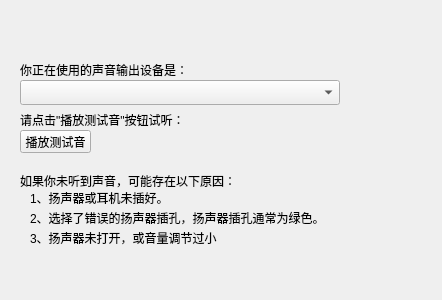
<?xml version="1.0" encoding="UTF-8"?>
<ui version="4.0">
 <class>SpekerTestWdg</class>
 <widget class="QWidget" name="SpekerTestWdg">
  <property name="geometry">
   <rect>
    <x>0</x>
    <y>0</y>
    <width>442</width>
    <height>300</height>
   </rect>
  </property>
  <property name="windowTitle">
   <string>SpekerTestWdg</string>
  </property>
  <widget class="QLabel" name="backLabel">
   <property name="geometry">
    <rect>
     <x>0</x>
     <y>0</y>
     <width>442</width>
     <height>300</height>
    </rect>
   </property>
   <property name="text">
    <string/>
   </property>
  </widget>
  <widget class="QLabel" name="label">
   <property name="geometry">
    <rect>
     <x>20</x>
     <y>60</y>
     <width>400</width>
     <height>20</height>
    </rect>
   </property>
   <property name="text">
    <string>你正在使用的声音输出设备是：</string>
   </property>
  </widget>
  <widget class="QComboBox" name="cmbSpeakerList">
   <property name="geometry">
    <rect>
     <x>20</x>
     <y>80</y>
     <width>320</width>
     <height>25</height>
    </rect>
   </property>
  </widget>
  <widget class="QLabel" name="label_2">
   <property name="geometry">
    <rect>
     <x>20</x>
     <y>110</y>
     <width>331</width>
     <height>20</height>
    </rect>
   </property>
   <property name="text">
    <string>请点击&quot;播放测试音&quot;按钮试听：</string>
   </property>
  </widget>
  <widget class="QPushButton" name="btnStartTest">
   <property name="geometry">
    <rect>
     <x>20</x>
     <y>130</y>
     <width>71</width>
     <height>23</height>
    </rect>
   </property>
   <property name="text">
    <string>播放测试音</string>
   </property>
  </widget>
  <widget class="QWidget" name="widget" native="true">
   <property name="geometry">
    <rect>
     <x>20</x>
     <y>170</y>
     <width>341</width>
     <height>101</height>
    </rect>
   </property>
   <widget class="QLabel" name="label_4">
    <property name="geometry">
     <rect>
      <x>0</x>
      <y>0</y>
      <width>311</width>
      <height>21</height>
     </rect>
    </property>
    <property name="text">
     <string>如果你未听到声音，可能存在以下原因：</string>
    </property>
   </widget>
   <widget class="QLabel" name="label_5">
    <property name="geometry">
     <rect>
      <x>10</x>
      <y>20</y>
      <width>281</width>
      <height>16</height>
     </rect>
    </property>
    <property name="text">
     <string>1、扬声器或耳机未插好。</string>
    </property>
   </widget>
   <widget class="QLabel" name="label_6">
    <property name="geometry">
     <rect>
      <x>10</x>
      <y>40</y>
      <width>291</width>
      <height>16</height>
     </rect>
    </property>
    <property name="text">
     <string>2、选择了错误的扬声器插孔，扬声器插孔通常为绿色。</string>
    </property>
   </widget>
   <widget class="QLabel" name="label_7">
    <property name="geometry">
     <rect>
      <x>10</x>
      <y>60</y>
      <width>261</width>
      <height>16</height>
     </rect>
    </property>
    <property name="text">
     <string>3、扬声器未打开，或音量调节过小</string>
    </property>
   </widget>
  </widget>
  <widget class="QLabel" name="navLabel">
   <property name="geometry">
    <rect>
     <x>0</x>
     <y>1</y>
     <width>442</width>
     <height>50</height>
    </rect>
   </property>
   <property name="text">
    <string/>
   </property>
  </widget>
 </widget>
 <layoutdefault spacing="6" margin="11"/>
 <resources/>
 <connections/>
</ui>
